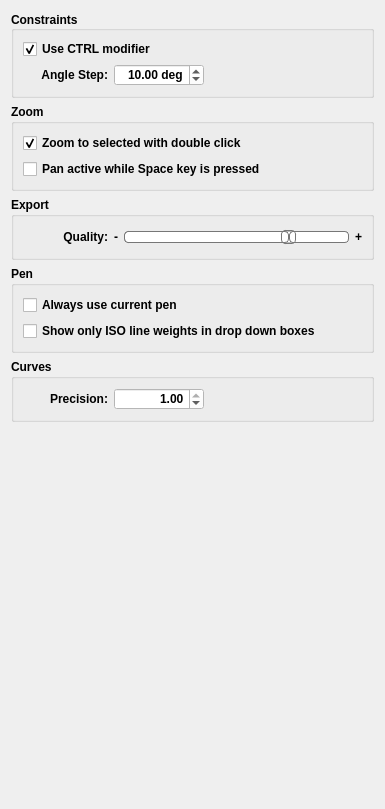
     <widget class="QWidget" name="behaviorTab">
      <attribute name="title">
       <string>Behavior</string>
      </attribute>
      <layout class="QVBoxLayout" name="verticalLayout_16">
       <item>
        <widget class="QGroupBox" name="constaints_GroupBox">
         <property name="sizePolicy">
          <sizepolicy hsizetype="Expanding" vsizetype="Preferred">
           <horstretch>0</horstretch>
           <verstretch>0</verstretch>
          </sizepolicy>
         </property>
         <property name="minimumSize">
          <size>
           <width>0</width>
           <height>0</height>
          </size>
         </property>
         <property name="maximumSize">
          <size>
           <width>16777215</width>
           <height>16777215</height>
          </size>
         </property>
         <property name="font">
          <font>
           <pointsize>9</pointsize>
           <bold>true</bold>
          </font>
         </property>
         <property name="title">
          <string>Constraints</string>
         </property>
         <property name="alignment">
          <set>Qt::AlignLeading|Qt::AlignLeft|Qt::AlignVCenter</set>
         </property>
         <layout class="QVBoxLayout" name="verticalLayout_3">
          <item>
           <widget class="QCheckBox" name="constrainModKey_CheckBox">
            <property name="sizePolicy">
             <sizepolicy hsizetype="Fixed" vsizetype="Fixed">
              <horstretch>0</horstretch>
              <verstretch>0</verstretch>
             </sizepolicy>
            </property>
            <property name="minimumSize">
             <size>
              <width>0</width>
              <height>18</height>
             </size>
            </property>
            <property name="maximumSize">
             <size>
              <width>16777215</width>
              <height>18</height>
             </size>
            </property>
            <property name="font">
             <font>
              <pointsize>9</pointsize>
             </font>
            </property>
            <property name="text">
             <string>Use CTRL modifier</string>
            </property>
            <property name="checked">
             <bool>true</bool>
            </property>
           </widget>
          </item>
          <item>
           <layout class="QHBoxLayout" name="horizontalLayout_3">
            <item>
             <widget class="QLabel" name="constainValueLabel">
              <property name="sizePolicy">
               <sizepolicy hsizetype="Fixed" vsizetype="Fixed">
                <horstretch>0</horstretch>
                <verstretch>0</verstretch>
               </sizepolicy>
              </property>
              <property name="minimumSize">
               <size>
                <width>85</width>
                <height>0</height>
               </size>
              </property>
              <property name="font">
               <font>
                <pointsize>9</pointsize>
               </font>
              </property>
              <property name="text">
               <string>Angle Step:</string>
              </property>
              <property name="alignment">
               <set>Qt::AlignRight|Qt::AlignTrailing|Qt::AlignVCenter</set>
              </property>
             </widget>
            </item>
            <item>
             <widget class="QDoubleSpinBox" name="constrainValue_DoubleSpinBox">
              <property name="minimumSize">
               <size>
                <width>90</width>
                <height>0</height>
               </size>
              </property>
              <property name="font">
               <font>
                <pointsize>9</pointsize>
               </font>
              </property>
              <property name="styleSheet">
               <string notr="true">background-color: rgb(255, 255, 255);</string>
              </property>
              <property name="alignment">
               <set>Qt::AlignRight|Qt::AlignTrailing|Qt::AlignVCenter</set>
              </property>
              <property name="suffix">
               <string> deg</string>
              </property>
              <property name="minimum">
               <double>5.000000000000000</double>
              </property>
              <property name="maximum">
               <double>60.000000000000000</double>
              </property>
              <property name="singleStep">
               <double>5.000000000000000</double>
              </property>
              <property name="value">
               <double>10.000000000000000</double>
              </property>
             </widget>
            </item>
            <item>
             <spacer name="horizontalSpacer">
              <property name="orientation">
               <enum>Qt::Horizontal</enum>
              </property>
              <property name="sizeHint" stdset="0">
               <size>
                <width>40</width>
                <height>20</height>
               </size>
              </property>
             </spacer>
            </item>
           </layout>
          </item>
         </layout>
        </widget>
       </item>
       <item>
        <widget class="QGroupBox" name="zoom_GroupBox">
         <property name="sizePolicy">
          <sizepolicy hsizetype="Expanding" vsizetype="Preferred">
           <horstretch>0</horstretch>
           <verstretch>0</verstretch>
          </sizepolicy>
         </property>
         <property name="minimumSize">
          <size>
           <width>0</width>
           <height>0</height>
          </size>
         </property>
         <property name="maximumSize">
          <size>
           <width>16777215</width>
           <height>16777215</height>
          </size>
         </property>
         <property name="font">
          <font>
           <pointsize>9</pointsize>
           <bold>true</bold>
          </font>
         </property>
         <property name="title">
          <string>Zoom</string>
         </property>
         <layout class="QVBoxLayout" name="verticalLayout_15">
          <item>
           <widget class="QCheckBox" name="zoomDoubleClick_CheckBox">
            <property name="font">
             <font>
              <pointsize>9</pointsize>
             </font>
            </property>
            <property name="text">
             <string>Zoom to selected with double click</string>
            </property>
            <property name="checked">
             <bool>true</bool>
            </property>
           </widget>
          </item>
          <item>
           <widget class="QCheckBox" name="panActiveSpacePressed_CheckBox">
            <property name="font">
             <font>
              <pointsize>9</pointsize>
             </font>
            </property>
            <property name="text">
             <string>Pan active while Space key is pressed</string>
            </property>
           </widget>
          </item>
         </layout>
        </widget>
       </item>
       <item>
        <widget class="QGroupBox" name="export_GroupBox">
         <property name="sizePolicy">
          <sizepolicy hsizetype="Expanding" vsizetype="Preferred">
           <horstretch>0</horstretch>
           <verstretch>0</verstretch>
          </sizepolicy>
         </property>
         <property name="minimumSize">
          <size>
           <width>0</width>
           <height>0</height>
          </size>
         </property>
         <property name="font">
          <font>
           <pointsize>9</pointsize>
           <bold>true</bold>
          </font>
         </property>
         <property name="title">
          <string>Export</string>
         </property>
         <layout class="QVBoxLayout" name="verticalLayout_21">
          <item>
           <layout class="QFormLayout" name="formLayout_10">
            <item row="0" column="0">
             <widget class="QLabel" name="quality_Label">
              <property name="minimumSize">
               <size>
                <width>85</width>
                <height>0</height>
               </size>
              </property>
              <property name="font">
               <font>
                <pointsize>9</pointsize>
               </font>
              </property>
              <property name="text">
               <string>Quality:</string>
              </property>
              <property name="alignment">
               <set>Qt::AlignRight|Qt::AlignTrailing|Qt::AlignVCenter</set>
              </property>
             </widget>
            </item>
            <item row="0" column="1">
             <layout class="QHBoxLayout" name="horizontalLayout_6">
              <item>
               <widget class="QLabel" name="label_12">
                <property name="maximumSize">
                 <size>
                  <width>10</width>
                  <height>16777215</height>
                 </size>
                </property>
                <property name="font">
                 <font>
                  <pointsize>9</pointsize>
                 </font>
                </property>
                <property name="text">
                 <string>-</string>
                </property>
                <property name="alignment">
                 <set>Qt::AlignRight|Qt::AlignTrailing|Qt::AlignVCenter</set>
                </property>
                <property name="indent">
                 <number>0</number>
                </property>
               </widget>
              </item>
              <item>
               <widget class="QSlider" name="quality_Slider">
                <property name="sizePolicy">
                 <sizepolicy hsizetype="Expanding" vsizetype="Fixed">
                  <horstretch>0</horstretch>
                  <verstretch>0</verstretch>
                 </sizepolicy>
                </property>
                <property name="minimumSize">
                 <size>
                  <width>225</width>
                  <height>22</height>
                 </size>
                </property>
                <property name="maximumSize">
                 <size>
                  <width>225</width>
                  <height>16777215</height>
                 </size>
                </property>
                <property name="styleSheet">
                 <string notr="true">QSlider::groove:horizontal {
border: 1px solid #bbb;
background: white;
height: 10px;
border-radius: 4px;
}

QSlider::sub-page:horizontal {
background: qlineargradient(x1: 0, y1: 0,    x2: 0, y2: 1,
stop: 0 #66e, stop: 1 #bbf);
background: qlineargradient(x1: 0, y1: 0.2, x2: 1, y2: 1,
stop: 0 #bbf, stop: 1 #55f);
border: 1px solid #777;
height: 10px;
border-radius: 4px;
}

QSlider::add-page:horizontal {
background: #fff;
border: 1px solid #777;
height: 10px;
border-radius: 4px;
}

QSlider::handle:horizontal {
background: qlineargradient(x1:0, y1:0, x2:1, y2:1,
stop:0 #eee, stop:1 #ccc);
border: 1px solid #777;
width: 13px;
margin-top: -2px;
margin-bottom: -2px;
border-radius: 4px;
}

QSlider::handle:horizontal:hover {
background: qlineargradient(x1:0, y1:0, x2:1, y2:1,
stop:0 #fff, stop:1 #ddd);
border: 1px solid #444;
border-radius: 4px;
}

QSlider::sub-page:horizontal:disabled {
background: #bbb;
border-color: #999;
}

QSlider::add-page:horizontal:disabled {
background: #eee;
border-color: #999;
}

QSlider::handle:horizontal:disabled {
background: #eee;
border: 1px solid #aaa;
border-radius: 4px;
}</string>
                </property>
                <property name="maximum">
                 <number>100</number>
                </property>
                <property name="value">
                 <number>75</number>
                </property>
                <property name="sliderPosition">
                 <number>75</number>
                </property>
                <property name="orientation">
                 <enum>Qt::Horizontal</enum>
                </property>
               </widget>
              </item>
              <item>
               <widget class="QLabel" name="label_13">
                <property name="maximumSize">
                 <size>
                  <width>10</width>
                  <height>16777215</height>
                 </size>
                </property>
                <property name="font">
                 <font>
                  <pointsize>9</pointsize>
                 </font>
                </property>
                <property name="text">
                 <string>+</string>
                </property>
                <property name="alignment">
                 <set>Qt::AlignLeading|Qt::AlignLeft|Qt::AlignVCenter</set>
                </property>
               </widget>
              </item>
             </layout>
            </item>
           </layout>
          </item>
         </layout>
        </widget>
       </item>
       <item>
        <widget class="QGroupBox" name="pen_GroupBox">
         <property name="minimumSize">
          <size>
           <width>0</width>
           <height>0</height>
          </size>
         </property>
         <property name="font">
          <font>
           <bold>true</bold>
          </font>
         </property>
         <property name="title">
          <string>Pen</string>
         </property>
         <layout class="QVBoxLayout" name="verticalLayout_23">
          <item>
           <widget class="QCheckBox" name="useCurrentPen_checkBox">
            <property name="text">
             <string>Always use current pen</string>
            </property>
           </widget>
          </item>
          <item>
           <widget class="QCheckBox" name="showOnlyIso_CheckBox">
            <property name="text">
             <string>Show only ISO line weights in drop down boxes</string>
            </property>
           </widget>
          </item>
         </layout>
        </widget>
       </item>
       <item>
        <widget class="QGroupBox" name="curves_GroupBox">
         <property name="minimumSize">
          <size>
           <width>0</width>
           <height>0</height>
          </size>
         </property>
         <property name="font">
          <font>
           <bold>true</bold>
          </font>
         </property>
         <property name="title">
          <string>Curves</string>
         </property>
         <layout class="QVBoxLayout" name="verticalLayout_26">
          <item>
           <layout class="QHBoxLayout" name="horizontalLayout_5">
            <item>
             <widget class="QLabel" name="curvePrecision_Label">
              <property name="minimumSize">
               <size>
                <width>85</width>
                <height>0</height>
               </size>
              </property>
              <property name="text">
               <string>Precision:</string>
              </property>
              <property name="alignment">
               <set>Qt::AlignRight|Qt::AlignTrailing|Qt::AlignVCenter</set>
              </property>
             </widget>
            </item>
            <item>
             <widget class="QDoubleSpinBox" name="curvePrecision_DoubleSpinBox">
              <property name="minimumSize">
               <size>
                <width>90</width>
                <height>0</height>
               </size>
              </property>
              <property name="toolTip">
               <string>Higher value = more precision</string>
              </property>
              <property name="styleSheet">
               <string notr="true">background-color: rgb(255, 255, 255);</string>
              </property>
              <property name="alignment">
               <set>Qt::AlignRight|Qt::AlignTrailing|Qt::AlignVCenter</set>
              </property>
              <property name="minimum">
               <double>0.010000000000000</double>
              </property>
              <property name="maximum">
               <double>1.000000000000000</double>
              </property>
              <property name="singleStep">
               <double>0.010000000000000</double>
              </property>
              <property name="value">
               <double>1.000000000000000</double>
              </property>
             </widget>
            </item>
            <item>
             <spacer name="horizontalSpacer_2">
              <property name="orientation">
               <enum>Qt::Horizontal</enum>
              </property>
              <property name="sizeHint" stdset="0">
               <size>
                <width>40</width>
                <height>20</height>
               </size>
              </property>
             </spacer>
            </item>
           </layout>
          </item>
         </layout>
        </widget>
       </item>
       <item>
        <spacer name="verticalSpacer_2">
         <property name="orientation">
          <enum>Qt::Vertical</enum>
         </property>
         <property name="sizeHint" stdset="0">
          <size>
           <width>20</width>
           <height>376</height>
          </size>
         </property>
        </spacer>
       </item>
      </layout>
     </widget>
